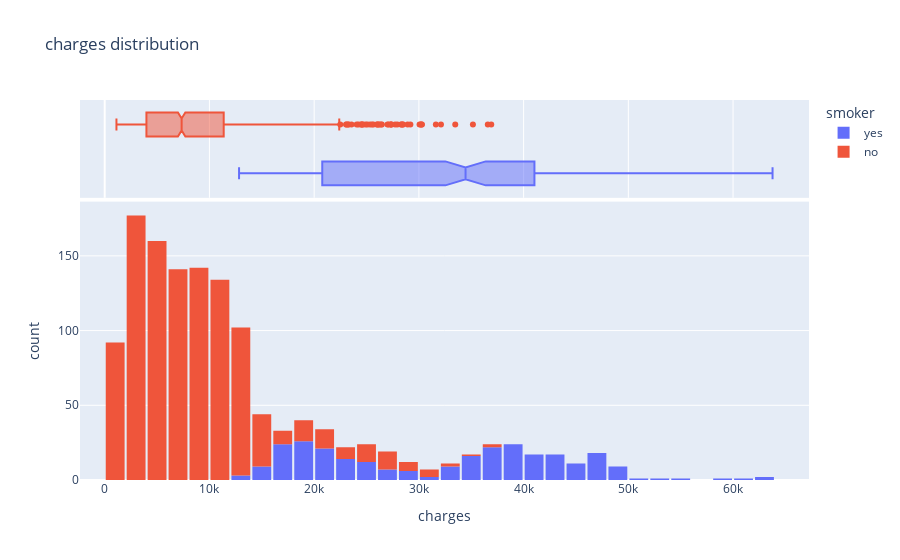

Notebook source saved alongside this figure:
### Markdown cell above
so the bodymass index is showing guassian distribution(normal distribution) centered at around 30.04 

with few outliners towards right. so we analysed distribution of bmi and age , we know both will 

affect health , now we are looking at charges distribution with smoker also included.

### Code cell
fig=px.histogram(df,x='charges',color='smoker',marginal='box',title='charges distribution')
fig.update_layout(bargap=0.1)
fig.show()

### Figure 1 — Plotly figure (JSON) as saved in the notebook; plotly's stock layout.template omitted (floating-point values rounded to 4 significant figures; data arrays with more than 128 entries replaced by an {"elided": "..."} marker saying what was removed)
{"data": [{"bingroup": "x", "hovertemplate": "smoker=yes<br>charges=%{x}<br>count=%{y}<extra></extra>", "legendgroup": "yes", "marker": {"color": "#636efa", "pattern": {"shape": ""}}, "name": "yes", "orientation": "v", "showlegend": true, "type": "histogram", "x": {"elided": "274 float values"}, "xaxis": "x", "yaxis": "y"}, {"hovertemplate": "smoker=yes<br>charges=%{x}<extra></extra>", "legendgroup": "yes", "marker": {"color": "#636efa"}, "name": "yes", "notched": true, "showlegend": false, "type": "box", "x": {"elided": "274 float values"}, "xaxis": "x2", "yaxis": "y2"}, {"bingroup": "x", "hovertemplate": "smoker=no<br>charges=%{x}<br>count=%{y}<extra></extra>", "legendgroup": "no", "marker": {"color": "#EF553B", "pattern": {"shape": ""}}, "name": "no", "orientation": "v", "showlegend": true, "type": "histogram", "x": {"elided": "1064 float values"}, "xaxis": "x", "yaxis": "y"}, {"hovertemplate": "smoker=no<br>charges=%{x}<extra></extra>", "legendgroup": "no", "marker": {"color": "#EF553B"}, "name": "no", "notched": true, "showlegend": false, "type": "box", "x": {"elided": "1064 float values"}, "xaxis": "x2", "yaxis": "y2"}], "layout": {"bargap": 0.1, "barmode": "relative", "legend": {"title": {"text": "smoker"}, "tracegroupgap": 0}, "title": {"text": "charges distribution"}, "xaxis": {"anchor": "y", "domain": [0, 1], "title": {"text": "charges"}}, "xaxis2": {"anchor": "y2", "domain": [0, 1], "matches": "x", "showgrid": true, "showticklabels": false}, "yaxis": {"anchor": "x", "domain": [0, 0.7326], "title": {"text": "count"}}, "yaxis2": {"anchor": "x2", "domain": [0.7426, 1], "matches": "y2", "showgrid": false, "showline": false, "showticklabels": false, "ticks": ""}}}
